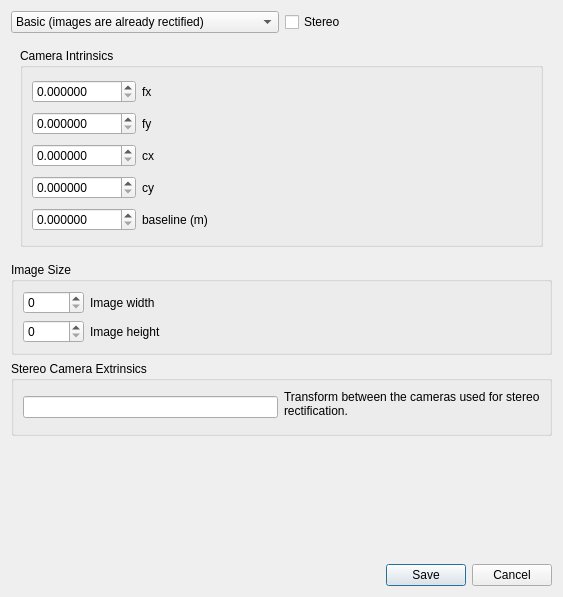
<?xml version="1.0" encoding="UTF-8"?>
<ui version="4.0">
 <class>createSimpleCalibrationDialog</class>
 <widget class="QDialog" name="createSimpleCalibrationDialog">
  <property name="geometry">
   <rect>
    <x>0</x>
    <y>0</y>
    <width>563</width>
    <height>597</height>
   </rect>
  </property>
  <property name="windowTitle">
   <string>Create simple calibration</string>
  </property>
  <layout class="QVBoxLayout" name="verticalLayout_3">
   <item>
    <layout class="QHBoxLayout" name="horizontalLayout">
     <item>
      <widget class="QComboBox" name="comboBox_advanced">
       <item>
        <property name="text">
         <string>Basic (images are already rectified)</string>
        </property>
       </item>
       <item>
        <property name="text">
         <string>Advanced (images should be rectified)</string>
        </property>
       </item>
      </widget>
     </item>
     <item>
      <widget class="QCheckBox" name="checkBox_stereo">
       <property name="text">
        <string>Stereo</string>
       </property>
      </widget>
     </item>
    </layout>
   </item>
   <item>
    <widget class="QStackedWidget" name="stackedWidget">
     <property name="currentIndex">
      <number>0</number>
     </property>
     <widget class="QWidget" name="page_2">
      <layout class="QVBoxLayout" name="verticalLayout">
       <item>
        <widget class="QGroupBox" name="groupBox">
         <property name="title">
          <string>Camera Intrinsics</string>
         </property>
         <layout class="QGridLayout" name="gridLayout" columnstretch="0,1">
          <item row="1" column="1">
           <widget class="QLabel" name="label_2">
            <property name="text">
             <string>fy</string>
            </property>
           </widget>
          </item>
          <item row="0" column="0">
           <widget class="QDoubleSpinBox" name="doubleSpinBox_fx">
            <property name="decimals">
             <number>6</number>
            </property>
            <property name="maximum">
             <double>99999.000000000000000</double>
            </property>
           </widget>
          </item>
          <item row="4" column="1">
           <widget class="QLabel" name="label_baseline">
            <property name="text">
             <string>baseline (m)</string>
            </property>
            <property name="wordWrap">
             <bool>true</bool>
            </property>
           </widget>
          </item>
          <item row="2" column="1">
           <widget class="QLabel" name="label_3">
            <property name="text">
             <string>cx</string>
            </property>
           </widget>
          </item>
          <item row="1" column="0">
           <widget class="QDoubleSpinBox" name="doubleSpinBox_fy">
            <property name="decimals">
             <number>6</number>
            </property>
            <property name="maximum">
             <double>99999.000000000000000</double>
            </property>
           </widget>
          </item>
          <item row="3" column="1">
           <widget class="QLabel" name="label_4">
            <property name="text">
             <string>cy</string>
            </property>
           </widget>
          </item>
          <item row="0" column="1">
           <widget class="QLabel" name="label">
            <property name="text">
             <string>fx</string>
            </property>
           </widget>
          </item>
          <item row="4" column="0">
           <widget class="QDoubleSpinBox" name="doubleSpinBox_baseline">
            <property name="decimals">
             <number>6</number>
            </property>
            <property name="minimum">
             <double>0.000000000000000</double>
            </property>
            <property name="maximum">
             <double>99999.000000000000000</double>
            </property>
           </widget>
          </item>
          <item row="3" column="0">
           <widget class="QDoubleSpinBox" name="doubleSpinBox_cy">
            <property name="decimals">
             <number>6</number>
            </property>
            <property name="maximum">
             <double>99999.000000000000000</double>
            </property>
           </widget>
          </item>
          <item row="2" column="0">
           <widget class="QDoubleSpinBox" name="doubleSpinBox_cx">
            <property name="decimals">
             <number>6</number>
            </property>
            <property name="maximum">
             <double>99999.000000000000000</double>
            </property>
           </widget>
          </item>
         </layout>
        </widget>
       </item>
      </layout>
     </widget>
     <widget class="QWidget" name="page">
      <layout class="QVBoxLayout" name="verticalLayout_2">
       <item>
        <widget class="QGroupBox" name="groupBox_3">
         <property name="title">
          <string>Camera Intrinsics</string>
         </property>
         <layout class="QGridLayout" name="gridLayout_3" columnstretch="0,0,1">
          <item row="1" column="0">
           <widget class="QLabel" name="label_left">
            <property name="text">
             <string>Left</string>
            </property>
           </widget>
          </item>
          <item row="2" column="1">
           <widget class="QDoubleSpinBox" name="doubleSpinBox_fx_r">
            <property name="decimals">
             <number>6</number>
            </property>
            <property name="maximum">
             <double>99999.000000000000000</double>
            </property>
           </widget>
          </item>
          <item row="2" column="0">
           <widget class="QDoubleSpinBox" name="doubleSpinBox_fx_l">
            <property name="decimals">
             <number>6</number>
            </property>
            <property name="maximum">
             <double>99999.000000000000000</double>
            </property>
           </widget>
          </item>
          <item row="1" column="1">
           <widget class="QLabel" name="label_right">
            <property name="text">
             <string>Right</string>
            </property>
           </widget>
          </item>
          <item row="4" column="0">
           <widget class="QDoubleSpinBox" name="doubleSpinBox_cx_l">
            <property name="decimals">
             <number>6</number>
            </property>
            <property name="maximum">
             <double>99999.000000000000000</double>
            </property>
           </widget>
          </item>
          <item row="2" column="2">
           <widget class="QLabel" name="label_10">
            <property name="text">
             <string>fx</string>
            </property>
           </widget>
          </item>
          <item row="3" column="1">
           <widget class="QDoubleSpinBox" name="doubleSpinBox_fy_r">
            <property name="decimals">
             <number>6</number>
            </property>
            <property name="maximum">
             <double>99999.000000000000000</double>
            </property>
           </widget>
          </item>
          <item row="3" column="0">
           <widget class="QDoubleSpinBox" name="doubleSpinBox_fy_l">
            <property name="decimals">
             <number>6</number>
            </property>
            <property name="maximum">
             <double>99999.000000000000000</double>
            </property>
           </widget>
          </item>
          <item row="4" column="1">
           <widget class="QDoubleSpinBox" name="doubleSpinBox_cx_r">
            <property name="decimals">
             <number>6</number>
            </property>
            <property name="maximum">
             <double>99999.000000000000000</double>
            </property>
           </widget>
          </item>
          <item row="5" column="1">
           <widget class="QDoubleSpinBox" name="doubleSpinBox_cy_r">
            <property name="decimals">
             <number>6</number>
            </property>
            <property name="maximum">
             <double>99999.000000000000000</double>
            </property>
           </widget>
          </item>
          <item row="5" column="0">
           <widget class="QDoubleSpinBox" name="doubleSpinBox_cy_l">
            <property name="decimals">
             <number>6</number>
            </property>
            <property name="maximum">
             <double>99999.000000000000000</double>
            </property>
           </widget>
          </item>
          <item row="3" column="2">
           <widget class="QLabel" name="label_9">
            <property name="text">
             <string>fy</string>
            </property>
           </widget>
          </item>
          <item row="6" column="1">
           <widget class="QLineEdit" name="lineEdit_D_r"/>
          </item>
          <item row="5" column="2">
           <widget class="QLabel" name="label_8">
            <property name="text">
             <string>cy</string>
            </property>
           </widget>
          </item>
          <item row="6" column="0">
           <widget class="QLineEdit" name="lineEdit_D_l"/>
          </item>
          <item row="6" column="2">
           <widget class="QLabel" name="label_12">
            <property name="toolTip">
             <string>k1, k2, p1, p2[, k3[, k4, k5, k6 ]]</string>
            </property>
            <property name="text">
             <string>Distorsion coefficients (4, 5 or 8 values)</string>
            </property>
            <property name="wordWrap">
             <bool>true</bool>
            </property>
           </widget>
          </item>
          <item row="4" column="2">
           <widget class="QLabel" name="label_11">
            <property name="text">
             <string>cx</string>
            </property>
           </widget>
          </item>
         </layout>
        </widget>
       </item>
      </layout>
     </widget>
    </widget>
   </item>
   <item>
    <widget class="QGroupBox" name="groupBox_2">
     <property name="title">
      <string>Image Size</string>
     </property>
     <layout class="QGridLayout" name="gridLayout_4" columnstretch="0,1">
      <item row="0" column="0">
       <widget class="QSpinBox" name="spinBox_width">
        <property name="maximum">
         <number>99999</number>
        </property>
       </widget>
      </item>
      <item row="0" column="1">
       <widget class="QLabel" name="label_5">
        <property name="text">
         <string>Image width</string>
        </property>
       </widget>
      </item>
      <item row="1" column="0">
       <widget class="QSpinBox" name="spinBox_height">
        <property name="maximum">
         <number>99999</number>
        </property>
       </widget>
      </item>
      <item row="1" column="1">
       <widget class="QLabel" name="label_13">
        <property name="text">
         <string>Image height</string>
        </property>
       </widget>
      </item>
     </layout>
    </widget>
   </item>
   <item>
    <widget class="QGroupBox" name="groupBox_stereo_extrinsics">
     <property name="title">
      <string>Stereo Camera Extrinsics</string>
     </property>
     <layout class="QGridLayout" name="gridLayout_2">
      <item row="0" column="0" rowspan="2" colspan="2">
       <widget class="QLineEdit" name="lineEdit_RT">
        <property name="toolTip">
         <string>&lt;html&gt;&lt;head/&gt;&lt;body&gt;&lt;p&gt;Format (3 values): x y z&lt;br/&gt;Format (6 values): x y z roll pitch yaw&lt;br/&gt;Format (7 values): x y z qx qy qz qw&lt;br/&gt;Format (9 values, 3x3 rotation): r11 r12 r13 r21 r22 r23 r31 r32 r33&lt;br/&gt;Format (12 values, 3x4 transform): r11 r12 r13 tx r21 r22 r23 ty r31 r32 r33 tz&lt;/p&gt;&lt;/body&gt;&lt;/html&gt;</string>
        </property>
       </widget>
      </item>
      <item row="0" column="2">
       <widget class="QLabel" name="label_6">
        <property name="text">
         <string>Transform between the cameras used for stereo rectification.</string>
        </property>
        <property name="wordWrap">
         <bool>true</bool>
        </property>
       </widget>
      </item>
     </layout>
    </widget>
   </item>
   <item>
    <spacer name="verticalSpacer">
     <property name="orientation">
      <enum>Qt::Vertical</enum>
     </property>
     <property name="sizeHint" stdset="0">
      <size>
       <width>20</width>
       <height>40</height>
      </size>
     </property>
    </spacer>
   </item>
   <item>
    <widget class="QDialogButtonBox" name="buttonBox">
     <property name="orientation">
      <enum>Qt::Horizontal</enum>
     </property>
     <property name="standardButtons">
      <set>QDialogButtonBox::Cancel|QDialogButtonBox::Save</set>
     </property>
    </widget>
   </item>
  </layout>
 </widget>
 <resources/>
 <connections/>
</ui>
